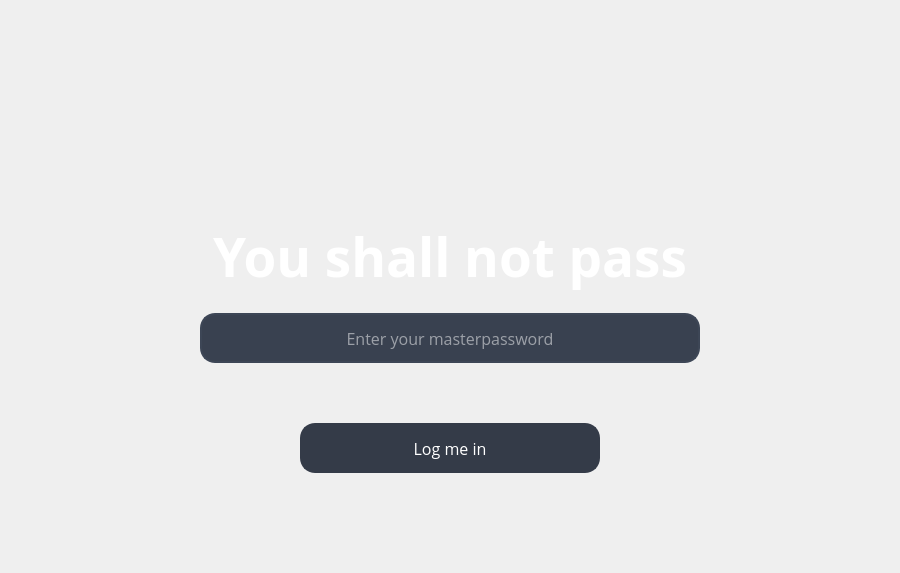
                  <widget class="QWidget" name="page_login">
                   <property name="styleSheet">
                    <string notr="true"/>
                   </property>
                   <layout class="QVBoxLayout" name="verticalLayout_10">
                    <property name="spacing">
                     <number>20</number>
                    </property>
                    <property name="sizeConstraint">
                     <enum>QLayout::SetDefaultConstraint</enum>
                    </property>
                    <property name="leftMargin">
                     <number>10</number>
                    </property>
                    <property name="topMargin">
                     <number>100</number>
                    </property>
                    <property name="rightMargin">
                     <number>10</number>
                    </property>
                    <property name="bottomMargin">
                     <number>100</number>
                    </property>
                    <item>
                     <widget class="QLabel" name="login_image">
                      <property name="sizePolicy">
                       <sizepolicy hsizetype="Maximum" vsizetype="Preferred">
                        <horstretch>0</horstretch>
                        <verstretch>0</verstretch>
                       </sizepolicy>
                      </property>
                      <property name="minimumSize">
                       <size>
                        <width>880</width>
                        <height>100</height>
                       </size>
                      </property>
                      <property name="maximumSize">
                       <size>
                        <width>880</width>
                        <height>16777215</height>
                       </size>
                      </property>
                      <property name="styleSheet">
                       <string notr="true"/>
                      </property>
                      <property name="text">
                       <string/>
                      </property>
                      <property name="alignment">
                       <set>Qt::AlignCenter</set>
                      </property>
                     </widget>
                    </item>
                    <item>
                     <widget class="QLabel" name="login_headline_label">
                      <property name="sizePolicy">
                       <sizepolicy hsizetype="Preferred" vsizetype="Preferred">
                        <horstretch>0</horstretch>
                        <verstretch>0</verstretch>
                       </sizepolicy>
                      </property>
                      <property name="minimumSize">
                       <size>
                        <width>0</width>
                        <height>0</height>
                       </size>
                      </property>
                      <property name="maximumSize">
                       <size>
                        <width>16777215</width>
                        <height>100</height>
                       </size>
                      </property>
                      <property name="font">
                       <font>
                        <family>Open Sans</family>
                        <pointsize>40</pointsize>
                        <weight>75</weight>
                        <bold>true</bold>
                       </font>
                      </property>
                      <property name="styleSheet">
                       <string notr="true">color:white;</string>
                      </property>
                      <property name="inputMethodHints">
                       <set>Qt::ImhNone</set>
                      </property>
                      <property name="text">
                       <string>You shall not pass</string>
                      </property>
                      <property name="textFormat">
                       <enum>Qt::PlainText</enum>
                      </property>
                      <property name="alignment">
                       <set>Qt::AlignCenter</set>
                      </property>
                      <property name="margin">
                       <number>100</number>
                      </property>
                     </widget>
                    </item>
                    <item alignment="Qt::AlignHCenter">
                     <widget class="QLineEdit" name="login_input_line">
                      <property name="sizePolicy">
                       <sizepolicy hsizetype="Preferred" vsizetype="Preferred">
                        <horstretch>0</horstretch>
                        <verstretch>0</verstretch>
                       </sizepolicy>
                      </property>
                      <property name="minimumSize">
                       <size>
                        <width>500</width>
                        <height>50</height>
                       </size>
                      </property>
                      <property name="maximumSize">
                       <size>
                        <width>500</width>
                        <height>50</height>
                       </size>
                      </property>
                      <property name="font">
                       <font>
                        <family>Open Sans</family>
                        <pointsize>12</pointsize>
                       </font>
                      </property>
                      <property name="styleSheet">
                       <string notr="true">QLineEdit{
	background-color: rgb(57, 65, 80);
	border: 2px solid rgb(61,70,86);
border-radius:15px;
color:white;
}

</string>
                      </property>
                      <property name="inputMethodHints">
                       <set>Qt::ImhHiddenText|Qt::ImhNoAutoUppercase|Qt::ImhNoPredictiveText|Qt::ImhSensitiveData</set>
                      </property>
                      <property name="inputMask">
                       <string/>
                      </property>
                      <property name="frame">
                       <bool>false</bool>
                      </property>
                      <property name="echoMode">
                       <enum>QLineEdit::Password</enum>
                      </property>
                      <property name="alignment">
                       <set>Qt::AlignCenter</set>
                      </property>
                      <property name="dragEnabled">
                       <bool>false</bool>
                      </property>
                      <property name="placeholderText">
                       <string>Enter your masterpassword</string>
                      </property>
                      <property name="cursorMoveStyle">
                       <enum>Qt::LogicalMoveStyle</enum>
                      </property>
                      <property name="clearButtonEnabled">
                       <bool>true</bool>
                      </property>
                     </widget>
                    </item>
                    <item>
                     <widget class="QLabel" name="login_status_label">
                      <property name="minimumSize">
                       <size>
                        <width>0</width>
                        <height>20</height>
                       </size>
                      </property>
                      <property name="maximumSize">
                       <size>
                        <width>16777215</width>
                        <height>20</height>
                       </size>
                      </property>
                      <property name="font">
                       <font>
                        <family>Open Sans</family>
                        <italic>true</italic>
                       </font>
                      </property>
                      <property name="text">
                       <string/>
                      </property>
                      <property name="alignment">
                       <set>Qt::AlignCenter</set>
                      </property>
                     </widget>
                    </item>
                    <item alignment="Qt::AlignHCenter">
                     <widget class="QPushButton" name="login_button">
                      <property name="enabled">
                       <bool>true</bool>
                      </property>
                      <property name="sizePolicy">
                       <sizepolicy hsizetype="Preferred" vsizetype="Maximum">
                        <horstretch>0</horstretch>
                        <verstretch>0</verstretch>
                       </sizepolicy>
                      </property>
                      <property name="minimumSize">
                       <size>
                        <width>300</width>
                        <height>50</height>
                       </size>
                      </property>
                      <property name="maximumSize">
                       <size>
                        <width>300</width>
                        <height>50</height>
                       </size>
                      </property>
                      <property name="font">
                       <font>
                        <family>Open Sans</family>
                        <pointsize>12</pointsize>
                       </font>
                      </property>
                      <property name="styleSheet">
                       <string notr="true">QPushButton {
	border: 2px solid rgb(52, 59, 72);
	border-radius: 15px;	
	background-color: rgb(52, 59, 72);
color:white;
}
QPushButton:hover {
	background-color: rgb(57, 65, 80);
	border: 2px solid rgb(61, 70, 86);
}
QPushButton:pressed {	
	background-color: rgb(35, 40, 49);
	border: 2px solid rgb(43, 50, 61);
}</string>
                      </property>
                      <property name="inputMethodHints">
                       <set>Qt::ImhNone</set>
                      </property>
                      <property name="text">
                       <string>Log me in</string>
                      </property>
                      <property name="flat">
                       <bool>true</bool>
                      </property>
                     </widget>
                    </item>
                   </layout>
                  </widget>
